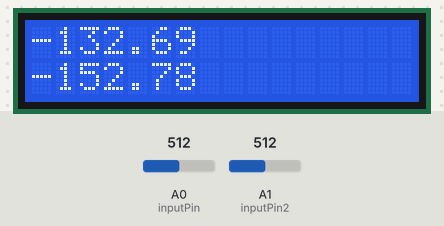
This sketch was run on a simulated Arduino Uno, built with avr-gcc and run on an emulated ATmega328P. On the bench: 16×2 character LCD. The inputs (shaded band) are chosen by the test bench; at power-on: A0 (inputPin) = 512, A1 (inputPin2) = 512. What the sketch prints to the serial monitor is not drawn.

Above: at 1.2 s.
1.3 s: A0 (inputPin) set to 716
At 1.48 s:
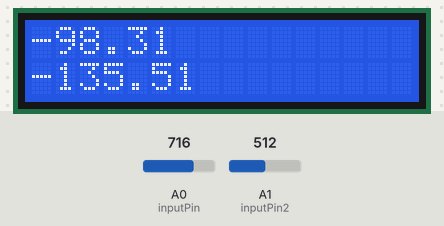
2.8 s: A1 (inputPin2) set to 716
At 3.01 s:
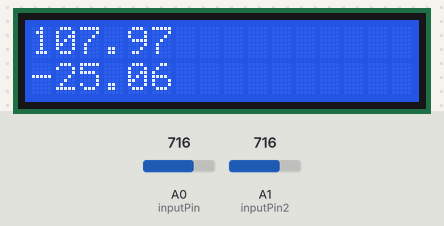
4.3 s: A0 (inputPin) set to 900
At 4.55 s:
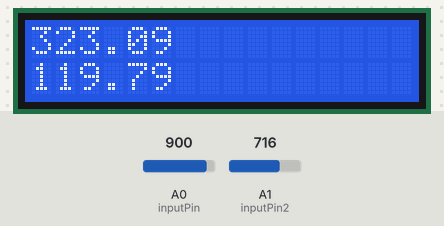
5.9 s: A1 (inputPin2) set to 900
At 6.09 s:
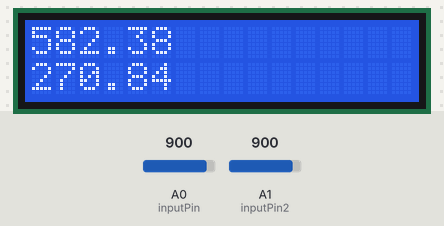
7.4 s: A0 (inputPin) set to 1023
At 7.63 s:
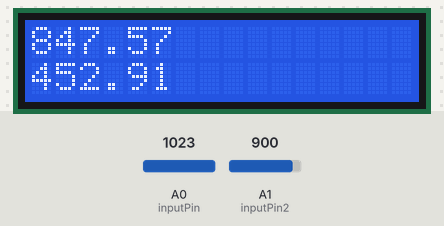
9.0 s: A1 (inputPin2) set to 1023
At 11.42 s:
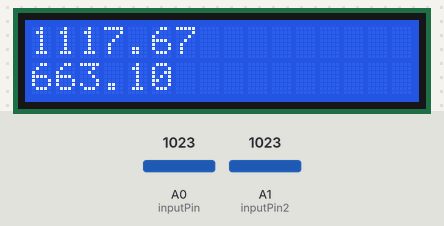
Timing chart, 0 to 11.5 s (numbered marks = the images above; inputs shaded):
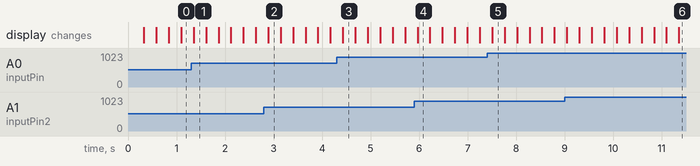

The sketch:

ducer.ino
```cpp
#include <LiquidCrystal.h>

//all code pertaining to the second transducer was written by me(Salmaan Shafqat)
//as well as some code for the first ducer(signified with a comment)
//All other code was written by Kelso Freidler and I do not take credit for it

// initialize the library by associating any needed LCD interface pin
// with the arduino pin number it is connected to
const int rs = 13, en = 12, d4 = 11, d5 = 10, d6 = 9, d7 = 8;
LiquidCrystal lcd(rs, en, d4, d5, d6, d7);

const int numReadings = 30;
//ducer 1
float readings[numReadings];      // the readings from the analog input
int readIndex = 0;              // the index of the current reading
float total = 0;                  // the running total
float average = 0;                // the average

//ducer 2 - Salmaan Shafqat
float readings2[numReadings];
int readIndex2 = 0;
float total2 = 0;
float average2 = 0;

//float trueTotal = 0;              // the true total
//float totalAverage = 0;           // the total average
//float count = 0;                  // the count
float pressure = 0;  // the pressure for ducer 1
float pressure2 = 0; //the pressure for ducer 2
int inputPin = A0; //ducer 1
int inputPin2 = A1; //ducer 2


void setup() {
  lcd.begin(16, 2);
  Serial.begin(9600);
  for (int thisReading = 0; thisReading < numReadings; thisReading++) {
    readings[thisReading] = 0;
  }
  for(int thisReading2 = 0; thisReading2 < numReadings; thisReading2++){  //written by Salmaan Shafqat
    readings2[thisReading2] = 0;
  }
}


void loop() {
  //ducer 1
  lcd.clear();
  //count++;
  total = total - readings[readIndex];
  readings[readIndex] = analogRead(inputPin); //reading voltage from ducer pin
  //trueTotal = trueTotal + readings[readIndex];
  total = total + readings[readIndex];
  readIndex = readIndex + 1;

  if (readIndex >= numReadings) {
    readIndex = 0;
  }


  average = total / 30.0;
  //pressure = 1.0129*average-17.989; //ducer 1
  pressure = 1.4405*average-255.61; //ducer 1(tested for accuracy) - all code below written by Salmaan Shafqat
  //trueTotal/count;
  Serial.print(pressure, 1);
  Serial.println("psi");
  //Serial.println(totalAverage);
  lcd.setCursor(0, 0);
  lcd.print(pressure);

  total2 = total2 - readings2[readIndex2];
  readings2[readIndex2] = analogRead(inputPin2);
  total2 = total2 + readings2[readIndex2];
  readIndex2 = readIndex2 + 1;

  if (readIndex2 >= numReadings) {
    readIndex2 = 0;
  }

  average2 = total2 / 30.0;
  //pressure2 = 1.4405*average2-255.61;
  pressure2 = 1.0115*average2-239.09; //ducer 2 (tested for accuracy)
  Serial.print(pressure2, 2);
  Serial.println("psi");
  Serial.print(average2, 2);
  lcd.setCursor(0,1);
  lcd.print(pressure2);


  delay(250);
}
```
